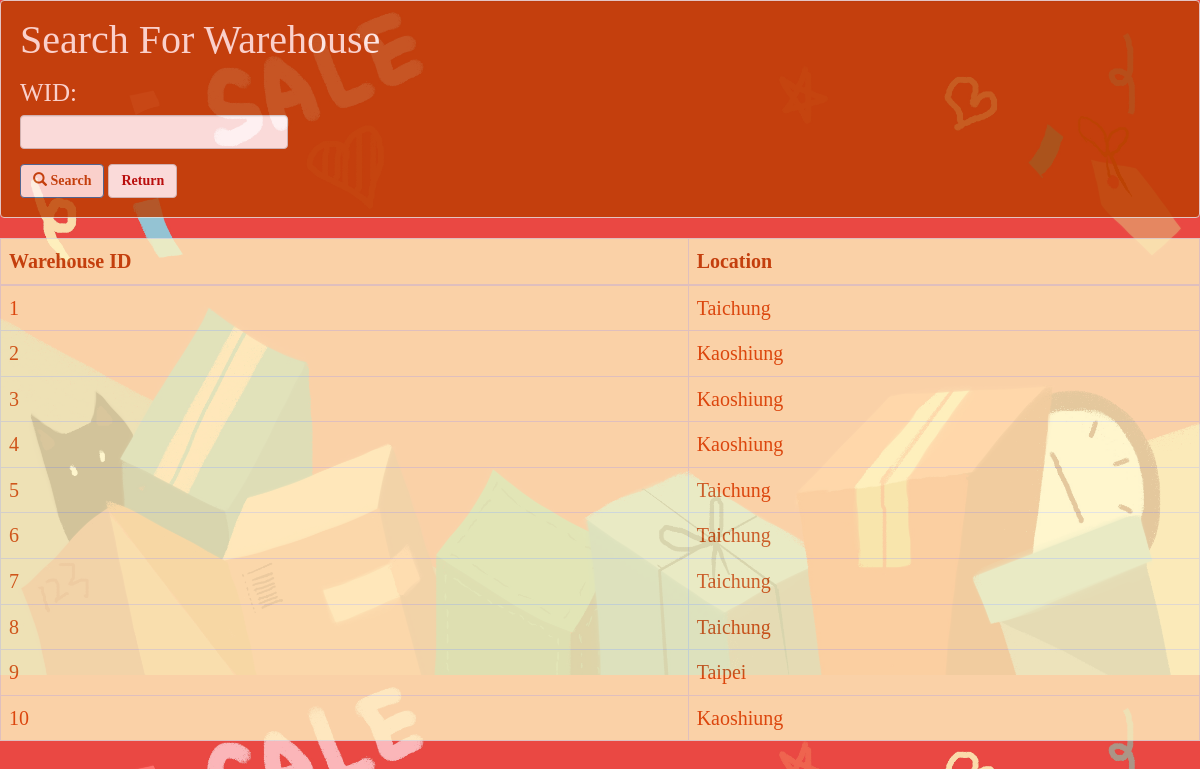
Before: /searchWarehouse/ with the older database file.
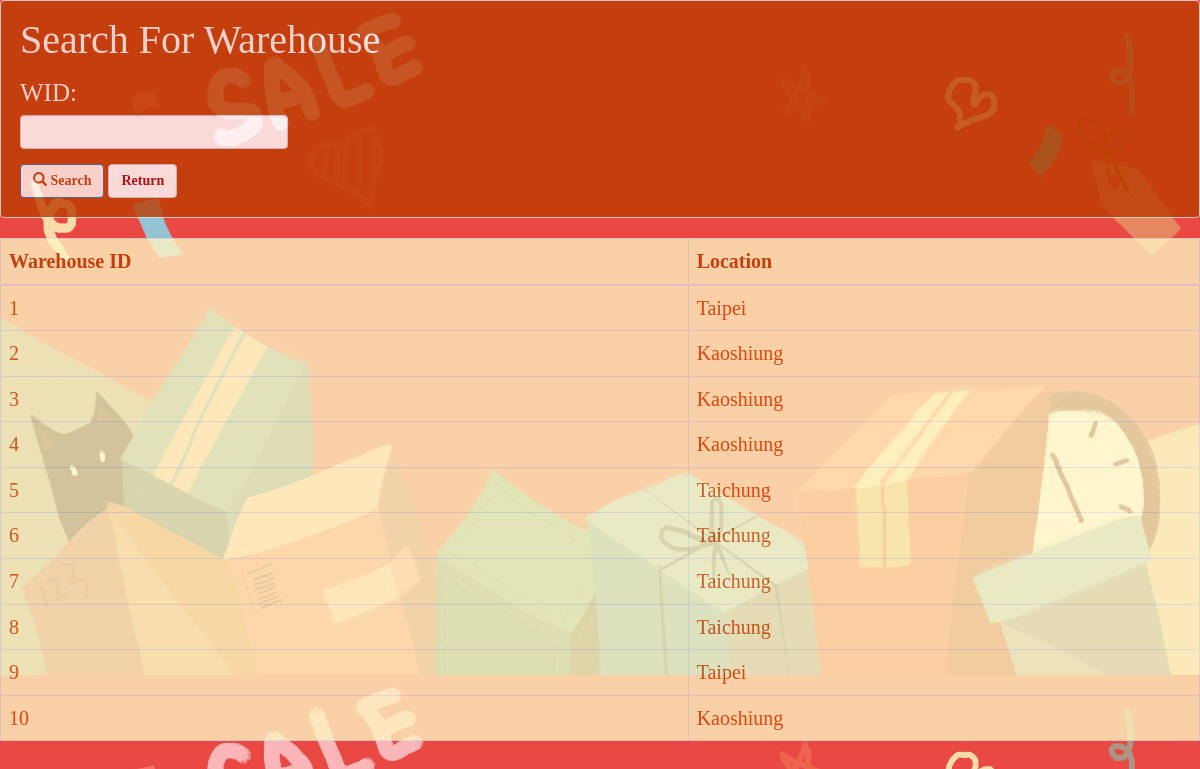
After: the same page with the newer database file.
### catalog/models.py (models this page shows, shortened)
class Warehouse(models.Model):
    WID = models.CharField(primary_key=True, max_length=10)
    location = models.CharField(max_length=100)

### catalog/views.py (the view)
# urls.py: url(r'^searchWarehouse/$', searchWarehouse),
def searchWarehouse(request):
    warehouse = Warehouse.objects.all()
    warehouseFilter = WarehouseFilter(request.GET, queryset=warehouse)
    return render(request, 'searchWarehouse.html', {'filter': warehouseFilter})

### templates/searchWarehouse.html (shortened to what this page needs)
<!DOCTYPE html>
{% load static %}
<html lang="en">
<head>
    <link rel="stylesheet" href="https://maxcdn.bootstrapcdn.com/bootstrap/3.4.1/css/bootstrap.min.css">
    <link rel="stylesheet" href="{% static 'css/search.css' %}">
</head>
<body>
    {% load widget_tweaks %}
    {% block content %}
    <form method="get">
        <div class="well" style="background-color:#BB3D00;">
            <h4 style="margin-top: 0; margin-bottom: 20px; color:#FFF3EE; font-size:40px;">Search For Warehouse</h4>
            <div class="row">
                <div class="form-group col-sm-4 col-md-3" style="color:#FFF3EE; font-size:25px;">
                    <div style="margin-bottom: 10px;">
                        {{ filter.form.WID.label_tag}}
                    </div>
                    {% render_field filter.form.WID class="form-control" %}
                </div>
            </div>
            <button type="submit" class="btn btn-primary" style="background-color:#FFF3EE;color:#BB3D00;font-weight:bold;">
                <span class="glyphicon glyphicon-search"></span> Search
            </button>
            <input type="button" class="btn btn-default" value="Return" style="color:#AE0000; font-weight: bold;" onclick="javascript:location.href='http://127.0.0.1:8000/employee'">
        </div>
    </form>
    <table class="table table-bordered" style="background-color:#FFF4C1;opacity = 0.8;font-size:20px;">
        <thead>
        <tr style="color:#BB3D00;font-weight:bold;">
            <th>Warehouse ID</th>
            <th>Location</th>
        </tr>
        </thead>
        <tbody>
        {% for warehouse in filter.qs %}
            <tr style="color:#D94600;">
                <td>{{ warehouse.WID }}</td>
                <td>{{ warehouse.location }}</td>
            </tr>
        {% endfor %}
        </tbody>
    </table>
    {% endblock %}
</body>
</html>

Changed rows visible on the page:
changed Warehouse id 1: location "Taichung" → "Taipei"
